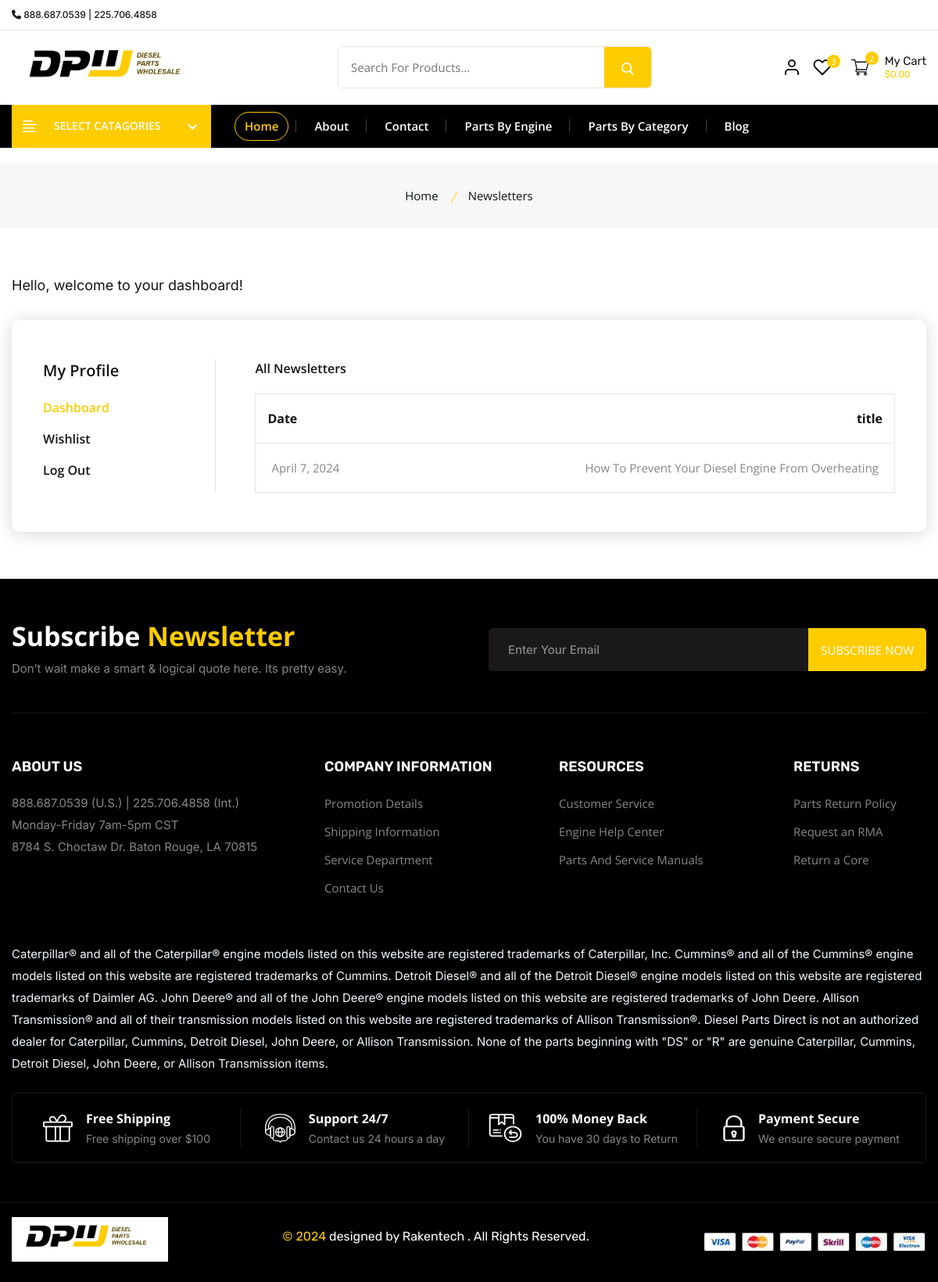
Screenshot of /all_blogs/ with the database file from the repository.
### website/models.py (models this page shows, shortened)
class blogs(models.Model):
    submission_date = models.DateField(default=datetime.now, blank=True)
    title = models.CharField(max_length=1000000000,null=True)
    content = models.CharField(max_length=1000000000,null=True)
    image_file = models.ImageField(upload_to='media',null=True,default="None")

### website/views.py (the view)
# urls.py: path('all_blogs/', views.all_blogs, name='all_blogs'),
def all_blogs(request):
    product_obj = blogs.objects.all()
    context = {
        'products':product_obj,
    }
    return render(request,'website/all_blogs.html',context)

### website/context_processors.py (called while the page is built)
def categories(request):
    cat = Category.objects.all()
    subcat = Subcategory.objects.all()
    return {'categories':cat, 'subcat':subcat,}

### website/templates/website/all_blogs.html (shortened to what this page needs)
{% extends 'website/base.html' %}
{% load static %}
{% block content %}
<main class="main__content_wrapper">
    <section class="breadcrumb__section breadcrumb__bg">
        <div class="container">
            <div class="row row-cols-1">
                <div class="col">
                    <div class="breadcrumb__content text-center">
                        <ul class="breadcrumb__content--menu d-flex justify-content-center">
                            <li class="breadcrumb__content--menu__items"><a href="index.html">Home</a></li>
                            <li class="breadcrumb__content--menu__items"><span>Newsletters</span></li>
                        </ul>
                    </div>
                </div>
            </div>
        </div>
    </section>
    <section class="my__account--section section--padding">
        <div class="container">
            <p class="account__welcome--text">Hello, {{user.username}} welcome to your dashboard!</p>
            <div class="my__account--section__inner border-radius-10 d-flex">
                <div class="account__left--sidebar">
                    <h2 class="account__content--title mb-20">My Profile</h2>
                    <ul class="account__menu">
                        <li class="account__menu--list active"><a href="{% url 'user_dashboard' %}">Dashboard</a></li>
                        <li class="account__menu--list"><a href="{% url 'watchlist' %}">Wishlist</a></li>
                        <li class="account__menu--list"><a href="{% url 'logout' %}">Log Out</a></li>
                    </ul>
                </div>
                <div class="account__wrapper">
                    <div class="account__content">
                        <h2 class="account__content--title h3 mb-20">All Newsletters</h2>
                        <div class="account__table--area">
                            <table class="account__table">
                                <thead class="account__table--header">
                                    <tr class="account__table--header__child">
                                        <th class="account__table--header__child--items">Date</th>
                                        <th class="account__table--header__child--items">title</th>
                                    </tr>
                                </thead>
                                <tbody class="account__table--body mobile__none">
                                    {% for product in products %}
                                    <tr class="account__table--body__child">
                                        <td class="account__table--body__child--items">{{product.submission_date}}</td>
                                        <td class="account__table--body__child--items">{{product.title}}</td>
                                    </tr>
                                    {% endfor %}
                                </tbody>
                            </table>
                        </div>
                    </div>
                </div>
            </div>
        </div>
    </section>
</main>
{% endblock %}

### rows the page displays
blogs: submission_date "April 7, 2024", title "How To Prevent Your Diesel Engine From Overheating"
